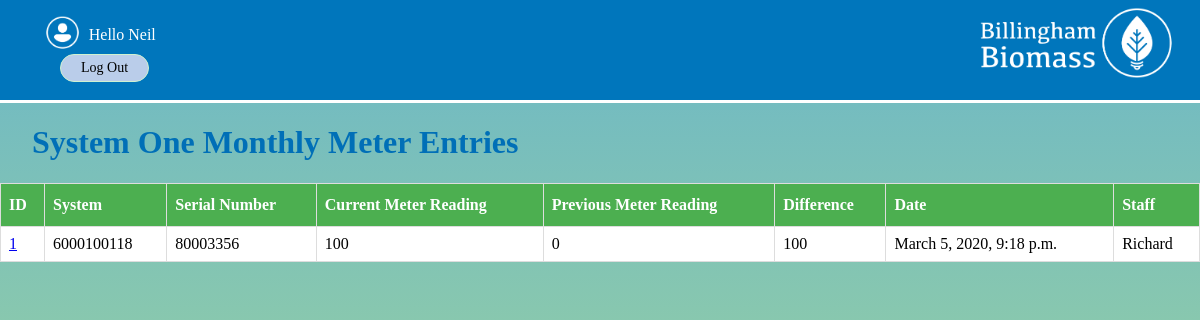
The app's page /reports/onemonthlyreport (signed in), older data.
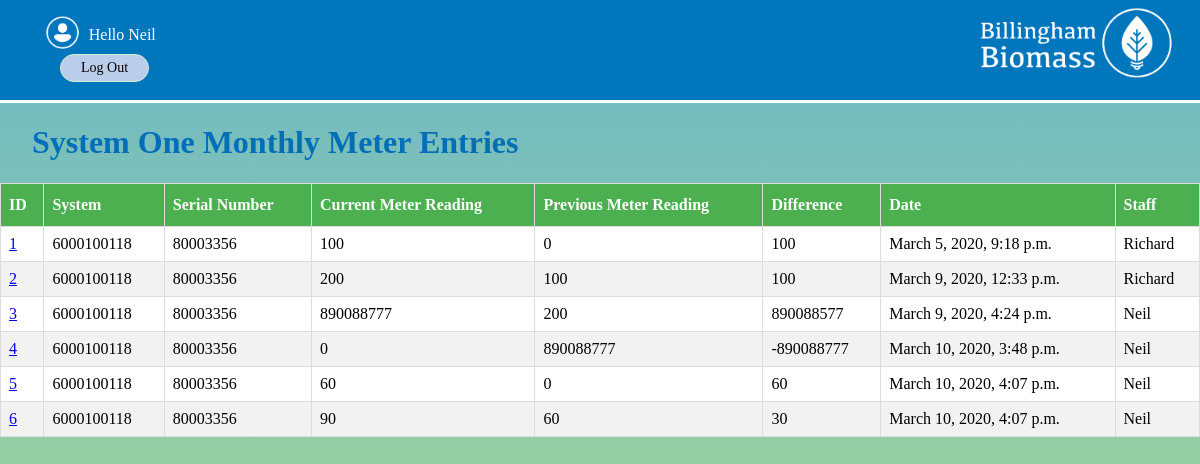
The same page, newer data.
### systems/models.py (models this page shows, shortened)
class monthlyMeterSystemOneMod(models.Model):
    system = models.CharField(max_length=50,default='6000100118')
    serial_number = models.CharField(max_length=50,default='80003356')
    current_meter_reading = models.IntegerField(default=0)
    previous_meter_reading = models.IntegerField(default=0)
    difference = models.IntegerField(null=True)
    notes = models.TextField(blank=True)
    date = models.DateTimeField(auto_now_add = True)
    day = models.DateField(auto_now_add = True)
    staff = models.ForeignKey(User,on_delete=models.CASCADE)

### reports/views.py (the view)
# urls.py: path('onemonthlyreport',views.systemOneMonthlyMeterReport, name='onemonthlyreport'),
@login_required(login_url="/accounts/login/")
def systemOneMonthlyMeterReport(request):
    entriesMonth = monthlyMeterSystemOneMod.objects.all().order_by('date')
    return render(request,'reports/systemonemonthlyreport.html',{'entriesMonth':entriesMonth})

### reports/templates/reports/systemonemonthlyreport.html (shortened to what this page needs)
{% extends 'base_layout.html' %}
{% block content %}
<head>
<div class="monthly">
  <h1>System One Monthly Meter Entries</h1>
  <table>
    <thead>
    <th>ID</th>
    <th>System</th>
    <th>Serial Number</th>
    <th>Current Meter Reading</th>
    <th>Previous Meter Reading</th>
    <th>Difference</th>
    <th>Date</th>
    <th>Staff</th>
    </thead>
    <tbody>
  {% for entryMonth in entriesMonth %}
  <tr>
      <td><a href="{% url 'systems:idmonthlysystemone' id=entryMonth.id%}">{{entryMonth.id}}</a></td>
      <td>{{entryMonth.system}}</td>
      <td>{{entryMonth.serial_number}}</td>
      <td>{{entryMonth.current_meter_reading}}</td>
      <td>{{entryMonth.previous_meter_reading}}</td>
      <td>{{entryMonth.difference}}</td>
      <td>{{entryMonth.date}}</td>
      <td>{{entryMonth.staff}}</td>
      </tr>
    {% endfor %}
      </tbody>
    </table>
</div>
{% endblock %}

Row changes from the older to the newer data that the page shows:
added monthlyMeterSystemOneMod: id "2", system "6000100118", serial_number "80003356", current_meter_reading "200", previous_meter_reading "100", difference "100", date "March 9, 2020, 12:33 p.m.", staff "Richard"
added monthlyMeterSystemOneMod: id "3", system "6000100118", serial_number "80003356", current_meter_reading "890088777", previous_meter_reading "200", difference "890088577", date "March 9, 2020, 4:24 p.m.", staff "Neil"
added monthlyMeterSystemOneMod: id "4", system "6000100118", serial_number "80003356", current_meter_reading "0", previous_meter_reading "890088777", difference "-890088777", date "March 10, 2020, 3:48 p.m.", staff "Neil"
added monthlyMeterSystemOneMod: id "5", system "6000100118", serial_number "80003356", current_meter_reading "60", previous_meter_reading "0", difference "60", date "March 10, 2020, 4:07 p.m.", staff "Neil"
added monthlyMeterSystemOneMod: id "6", system "6000100118", serial_number "80003356", current_meter_reading "90", previous_meter_reading "60", difference "30", date "March 10, 2020, 4:07 p.m.", staff "Neil"
